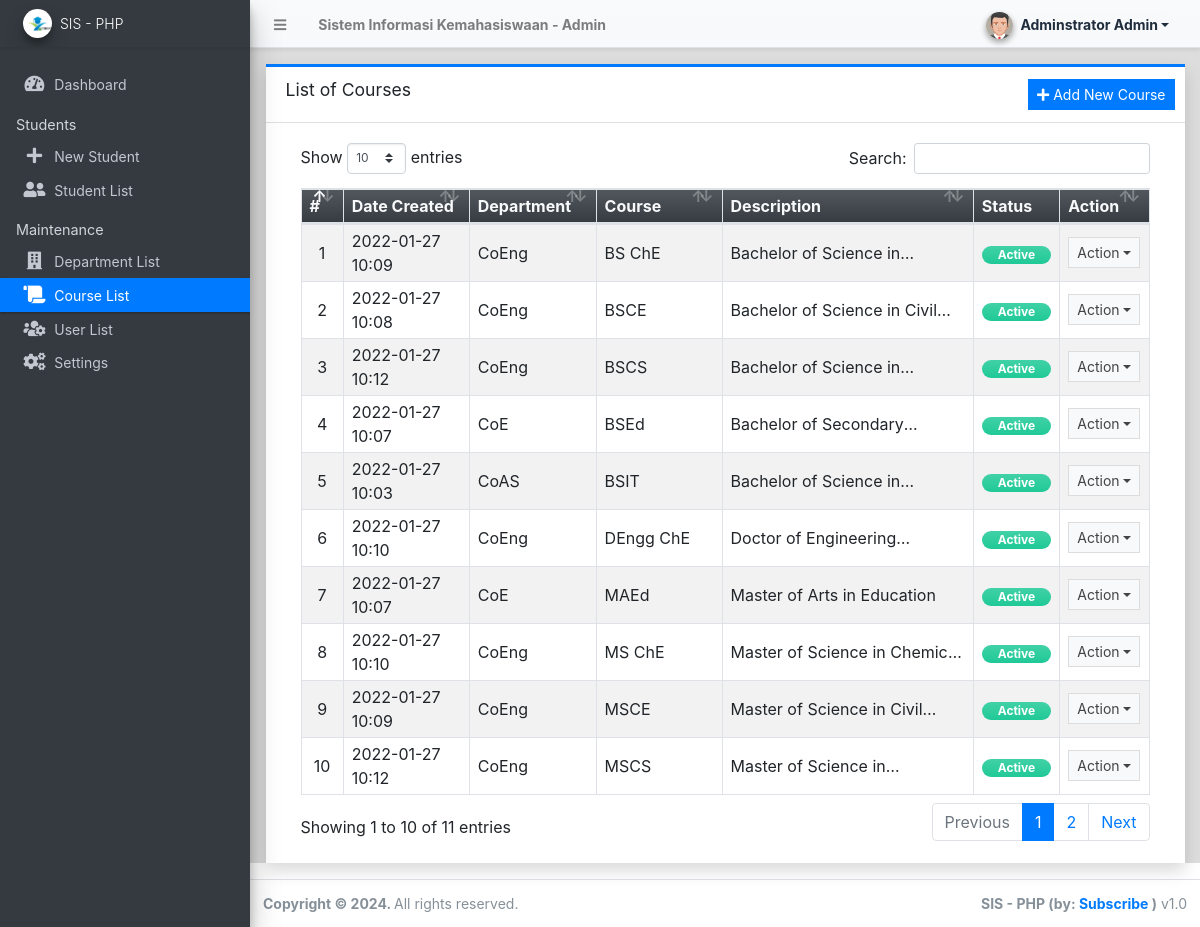
Page /admin/?page=courses (signed in) on the committed database.
### tables this page shows
CREATE TABLE `course_list` (
  `id` int(30) NOT NULL,
  `department_id` int(30) NOT NULL,
  `name` text NOT NULL,
  `description` text NOT NULL,
  `status` tinyint(1) NOT NULL DEFAULT 1,
  `delete_flag` tinyint(1) NOT NULL DEFAULT 0,
  `date_created` datetime NOT NULL DEFAULT current_timestamp(),
  `date_updated` datetime DEFAULT NULL ON UPDATE current_timestamp()
);

CREATE TABLE `department_list` (
  `id` int(30) NOT NULL,
  `name` text NOT NULL,
  `description` text NOT NULL,
  `status` tinyint(1) NOT NULL DEFAULT 1,
  `delete_flag` tinyint(1) NOT NULL DEFAULT 0,
  `date_created` datetime NOT NULL DEFAULT current_timestamp(),
  `date_updated` datetime DEFAULT NULL ON UPDATE current_timestamp()
);

### classes/DBConnection.php (called while the page is built, shortened)
<?php
class DBConnection{
    private $host = DB_SERVER;
    private $username = DB_USERNAME;
    private $password = DB_PASSWORD;
    private $database = DB_NAME;
    public $conn;
    public function __construct(){
        if (!isset($this->conn)) {
            $this->conn = new mysqli($this->host, $this->username, $this->password, $this->database);
        }
    }
}
?>

### classes/SystemSettings.php (called while the page is built, shortened)
<?php
class SystemSettings extends DBConnection{
	function userdata($field = ''){
		if(!empty($field)){
			if(isset($_SESSION['userdata'][$field]))
				return $_SESSION['userdata'][$field];
			else
				return null;
		}else{
			return false;
		}
	}
}
$_settings = new SystemSettings();
?>

### admin/courses/index.php (the view, shortened to what this page needs)
<div class="card card-outline card-primary rounded-0 shadow">
	<div class="card-header">
		<h3 class="card-title">List of Courses</h3>
		<?php if($_settings->userdata('type') == 1): ?>
		<div class="card-tools">
			<a href="javascript:void(0)" id="create_new" class="btn btn-flat btn-sm btn-primary"><span class="fas fa-plus"></span>  Add New Course</a>
		</div>
		<?php endif; ?>
	</div>
	<div class="card-body">
		<div class="container-fluid">
        <div class="container-fluid">
			<table class="table table-bordered table-hover table-striped">
				<colgroup>
					<col width="5%">
					<col width="15%">
					<col width="15%">
					<col width="15%">
					<col width="30%">
					<col width="10%">
					<col width="10%">
				</colgroup>
				<thead>
					<tr class="bg-gradient-dark text-light">
						<th>#</th>
						<th>Date Created</th>
						<th>Department</th>
						<th>Course</th>
						<th>Description</th>
						<th>Status</th>
						<th>Action</th>
					</tr>
				</thead>
				<tbody>
					<?php
						$i = 1;
						$qry = $conn->query("SELECT c.*,d.name as department from `course_list` c inner join department_list d on c.department_id = d.id where c.delete_flag = 0 order by c.`name` asc ");
						while($row = $qry->fetch_assoc()):
					?>
						<tr>
							<td class="text-center"><?php echo $i++; ?></td>
							<td class=""><?php echo date("Y-m-d H:i",strtotime($row['date_created'])) ?></td>
							<td class=""><p class="m-0 truncate-1"><?php echo $row['department'] ?></p></td>
							<td class=""><p class="m-0 truncate-1"><?php echo $row['name'] ?></p></td>
							<td class=""><p class="m-0 truncate-1"><?php echo $row['description'] ?></p></td>
							<td class="text-center">
								<?php
									switch ($row['status']){
										case 1:
											echo '<span class="rounded-pill badge badge-success bg-gradient-teal px-3">Active</span>';
											break;
									}
								?>
							</td>
							<td align="center">
								 <button type="button" class="btn btn-flat btn-default btn-sm dropdown-toggle dropdown-icon" data-toggle="dropdown">
				                  		Action
				                  </button>
							</td>
						</tr>
					<?php endwhile; ?>
				</tbody>
			</table>
		</div>
		</div>
	</div>
</div>

### rows in the picture
course_list: date_created "2022-01-27 10:09", department.name "CoEng", name "BS ChE", description "Bachelor of Science…", status "Active"
course_list: date_created "2022-01-27 10:08", department.name "CoEng", name "BSCE", description "Bachelor of Science in…", status "Active"
course_list: date_created "2022-01-27 10:12", department.name "CoEng", name "BSCS", description "Bachelor of Science…", status "Active"
course_list: date_created "2022-01-27 10:07", department.name "CoE", name "BSEd", description "Bachelor of…", status "Active"
course_list: date_created "2022-01-27 10:03", department.name "CoAS", name "BSIT", description "Bachelor of Science…", status "Active"
course_list: date_created "2022-01-27 10:10", department.name "CoEng", name "DEngg ChE", description "Doctor of…", status "Active"
course_list: date_created "2022-01-27 10:07", department.name "CoE", name "MAEd", description "Master of Arts in Education", status "Active"
course_list: date_created "2022-01-27 10:10", department.name "CoEng", name "MS ChE", description "Master of Science in…", status "Active"
course_list: date_created "2022-01-27 10:09", department.name "CoEng", name "MSCE", description "Master of Science in…", status "Active"
course_list: date_created "2022-01-27 10:12", department.name "CoEng", name "MSCS", description "Master of Science…", status "Active"

### other values in the picture
$_settings->info('name') "Sistem Informasi Kemahasiswaan"
$_settings->userdata('firstname').' '.$_settings->userdata('lastname') "Adminstrator Admin"
$_settings->info('short_name') "SIS - PHP"
